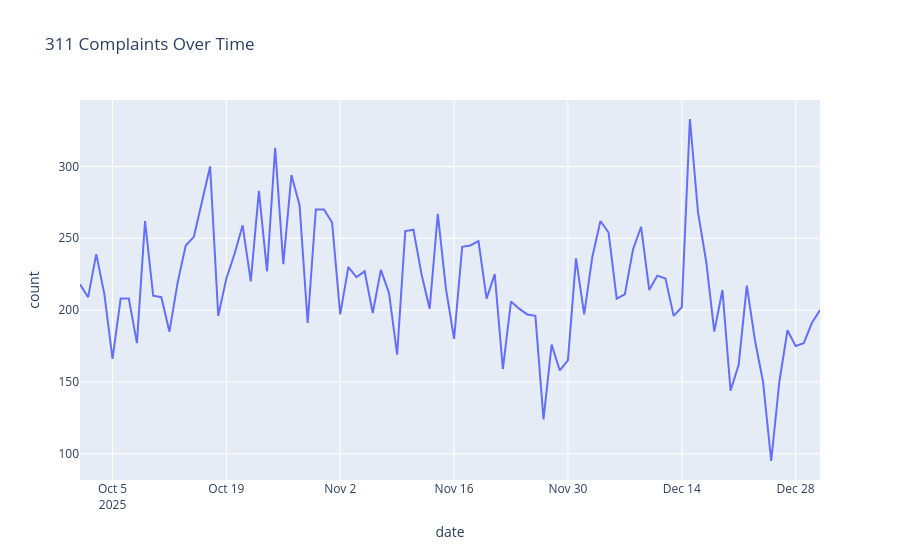

The notebook cell this image was saved under:
### Markdown cell above
# Visualization Technique - Line Plot- Daily Count
### A line plot is used to visualize the number of complaints over time. This type of plot is well-suited for time series data because it makes it easy to identify trends, spikes, and changes across a continuous time axis.
### In this dashboard, the line plot serves as the overall “trend view,” showing how complaint volume changes throughout the selected date range

### Code cell
daily_counts = cleaned_df.groupby("date").size().reset_index(name="count")

line_plot = px.line(
    daily_counts,
    x="date",
    y="count",
    title="311 Complaints Over Time"
)
#line_plot.show()

### Figure 1 — Plotly figure (JSON) as saved in the notebook; plotly's stock layout.template omitted (floating-point values rounded to 4 significant figures)
{"data": [{"hovertemplate": "date=%{x}<br>count=%{y}<extra></extra>", "legendgroup": "", "line": {"color": "#636efa", "dash": "solid"}, "marker": {"symbol": "circle"}, "mode": "lines", "name": "", "orientation": "v", "showlegend": false, "type": "scatter", "x": ["2025-10-01", "2025-10-02", "2025-10-03", "2025-10-04", "2025-10-05", "2025-10-06", "2025-10-07", "2025-10-08", "2025-10-09", "2025-10-10", "2025-10-11", "2025-10-12", "2025-10-13", "2025-10-14", "2025-10-15", "2025-10-16", "2025-10-17", "2025-10-18", "2025-10-19", "2025-10-20", "2025-10-21", "2025-10-22", "2025-10-23", "2025-10-24", "2025-10-25", "2025-10-26", "2025-10-27", "2025-10-28", "2025-10-29", "2025-10-30", "2025-10-31", "2025-11-01", "2025-11-02", "2025-11-03", "2025-11-04", "2025-11-05", "2025-11-06", "2025-11-07", "2025-11-08", "2025-11-09", "2025-11-10", "2025-11-11", "2025-11-12", "2025-11-13", "2025-11-14", "2025-11-15", "2025-11-16", "2025-11-17", "2025-11-18", "2025-11-19", "2025-11-20", "2025-11-21", "2025-11-22", "2025-11-23", "2025-11-24", "2025-11-25", "2025-11-26", "2025-11-27", "2025-11-28", "2025-11-29", "2025-11-30", "2025-12-01", "2025-12-02", "2025-12-03", "2025-12-04", "2025-12-05", "2025-12-06", "2025-12-07", "2025-12-08", "2025-12-09", "2025-12-10", "2025-12-11", "2025-12-12", "2025-12-13", "2025-12-14", "2025-12-15", "2025-12-16", "2025-12-17", "2025-12-18", "2025-12-19", "2025-12-20", "2025-12-21", "2025-12-22", "2025-12-23", "2025-12-24", "2025-12-25", "2025-12-26", "2025-12-27", "2025-12-28", "2025-12-29", "2025-12-30", "2025-12-31"], "xaxis": "x", "y": [218, 209, 239, 211, 166, 208, 208, 177, 262, 210, 209, 185, 219, 245, 251, 275, 300, 196, 222, 239, 259, 220, 283, 227, 313, 232, 294, 273, 191, 270, 270, 261, 197, 230, 223, 227, 198, 228, 212, 169, 255, 256, 225, 201, 267, 215, 180, 244, 245, 248, 208, 225, 159, 206, 201, 197, 196, 124, 176, 158, 165, 236, 197, 237, 262, 254, 208, 211, 242, 258, 214, 224, 222, 196, 202, 333, 268, 234, 185, 214, 144, 162, 217, 179, 150, 95, 150, 186, 175, 177, 191, 200], "yaxis": "y"}], "layout": {"legend": {"tracegroupgap": 0}, "title": {"text": "311 Complaints Over Time"}, "xaxis": {"anchor": "y", "domain": [0, 1], "title": {"text": "date"}}, "yaxis": {"anchor": "x", "domain": [0, 1], "title": {"text": "count"}}}}
